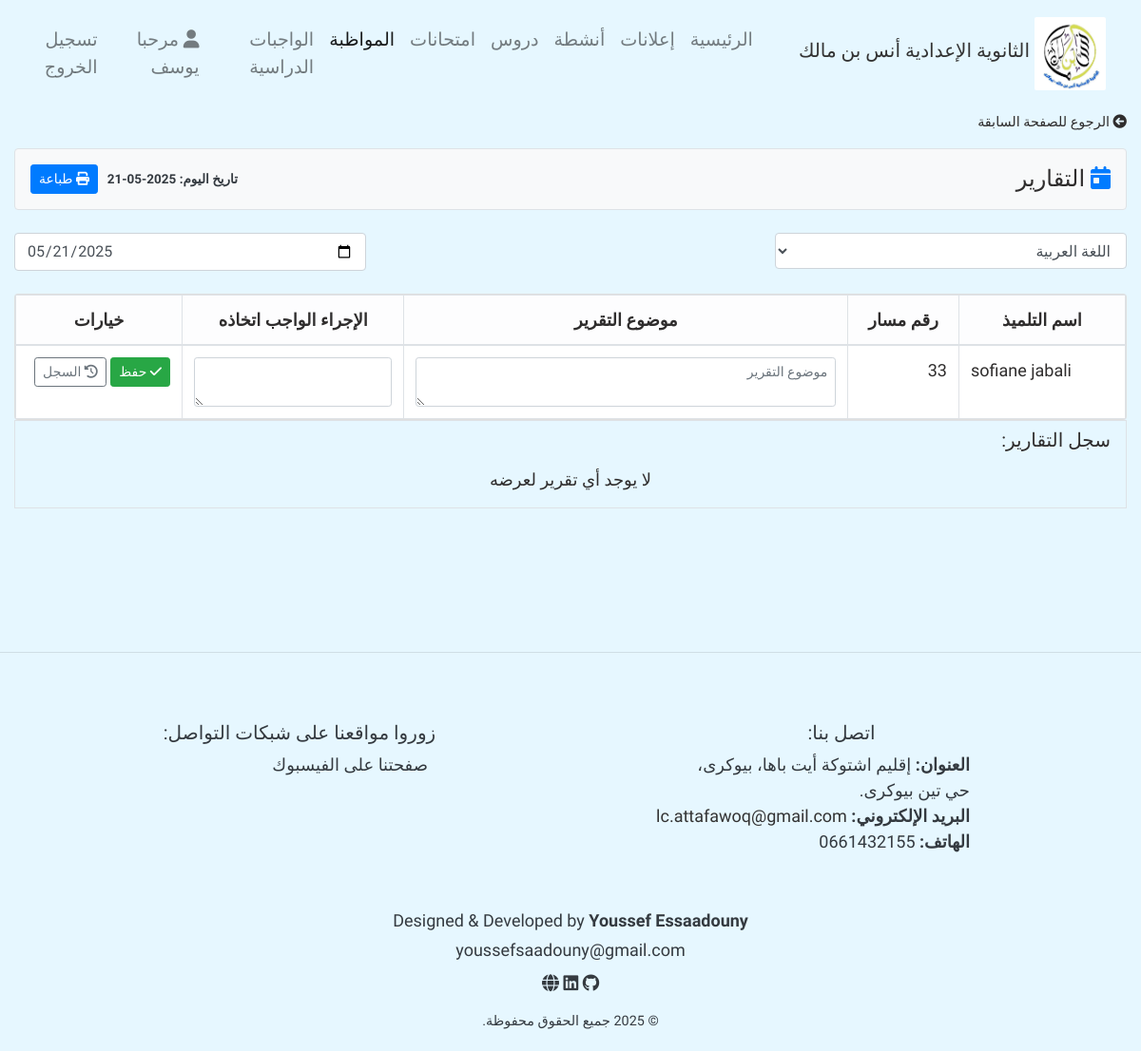
Screenshot of /add_reports/23 (signed in) with the database file from the repository.
### home/models.py (models this page shows, shortened)
class UserProfile(models.Model):
    user = models.ForeignKey(User, on_delete = models.CASCADE)
    firstname = models.CharField(max_length = 100)
    lastname = models.CharField(max_length = 100)
    User_Type = models.CharField(max_length = 100, null = True, blank = True)
    email = models.EmailField(null = True, blank=  True)

class Student(models.Model):
    massar_num = models.CharField(max_length = 50, null = True, blank = True)
    first_name = models.CharField(max_length = 50)
    last_name = models.CharField(max_length = 50)
    sections = models.ForeignKey(Section, related_name="students", blank = True, null = True, on_delete = models.SET_NULL)
    number_phone = models.CharField(max_length = 14, default = 0000)
    parentEmail = models.EmailField(null=True)

### home/decorator.py (the view)
        def wrapper_funct(request, *args, **kwargs):
            group = None
            if request.user.groups.exists():
                group = request.user.groups.all()[0].name
            if group and group in allowed_roles:
                return view_func(request, *args, **kwargs)
            else:
                return HttpResponse('أنت غير مؤهل لزيارة هذه الصفحة.')

### home/decorator.py (called while the page is built)
def allowed_user(allowed_roles = []):
    def decorator(view_func):
        def wrapper_funct(request, *args, **kwargs):
            group = None
            if request.user.groups.exists():
                group = request.user.groups.all()[0].name
            if group and group in allowed_roles:
                return view_func(request, *args, **kwargs)
            else:
                return HttpResponse('أنت غير مؤهل لزيارة هذه الصفحة.')
        return wrapper_funct
    return decorator

### home/views.py (called while the page is built, shortened)
@allowed_user(allowed_roles=['general_surveillance', 'admin'])
def add_reports(request, id):
    whatsapp_url = None
    message = None
    user = request.user
    user_info = UserProfile.objects.get(user = user)
    student = Student.objects.get(id = id)
    all_materials = Subject.objects.all()
    material = None
    year = time_zone.now().year
    reports = Report.objects.filter(date__year = year, student = student)
    context = {
        'user_info' : user_info,
        'message' : message,
        'all_materials' : all_materials,
        'material' : material,
        'student': student,
        'reports' : reports,
        'whatsapp_url' : whatsapp_url
    }
    return render(request, 'pages/attendance/reports/add_reports.html', context)

### templates/pages/attendance/reports/add_reports.html (shortened to what this page needs)
{% extends 'base.html' %}
{% load static %}
{% block content %}
<div class="container-fluid">
      {% if message %}
    <h4>
      {{message}}
    </h4>
      {% else %}
      <div class="mb-3 text-start">
        <a href="{% url 'StudentAttendance' student.id %}" class="text-decoration-none" style="color: inherit; font-size: 0.9rem;">
          <i class="fas fa-arrow-circle-left me-1"></i> الرجوع للصفحة السابقة
        </a>
      </div>
      <div class="row mb-4">
        <div class="col-12">
          <div class="d-flex justify-content-between align-items-center p-3 bg-light border rounded">
              <h4 class="mb-0">
                <i class="fas fa-calendar-day text-primary me-2"></i> التقارير
              </h4>
              <div>
                <span class="badge  text-dark me-2">تاريخ اليوم: {% now "Y-m-d" %}</span>
                <button class="btn btn-sm btn-primary" onclick="window.print()">
                  <i class="fas fa-print me-1"></i> طباعة
                </button>
              </div>
          </div>
        </div>
      </div>
      <form action="{% url 'add_reports' student.id %}" method="post">
          <div class="row mb-3 d-flex justify-content-between">
            <div class="col-4  mb-2">
                <select name="material" class="form-select form-control" id="">
                      {% for m in all_materials %}
                      <option value="{{m.id}}" >{{m.name}}</option>
                      {% endfor %}
                </select>
            </div>
            <div class="col-md-4 mb-2">
              <input name="date" type="date" class="form-control" value="{% now 'Y-m-d' %}">
            </div>
          </div>
          <div class="row">
            <div class="col-12">
              <div class="card shadow-sm">
                <div class="card-body p-0">
                  <div style="overflow-x: auto; width: 100%;">
                    <table class="table table-hover table-bordered mb-0" style="width: auto; min-width: 100%;">
                      <thead class="table-light">
                        <tr>
                          <th style="text-align: center; font-size: large" width="15%">اسم التلميذ</th>
                          <th style="text-align: center;" width="10%">رقم مسار</th>
                          <th style="text-align: center; font-size: large;" width="40%">موضوع التقرير</th>
                          <th style="text-align: center; font-size: large" width="20%"> الإجراء الواجب اتخاذه</th>
                          <th style="text-align: center; font-size: large" width="15%">خيارات</th>
                        </tr>
                      </thead>
                      <tbody>
                        <tr>
                          <td style="text-align: end;" width="15%">{{student.first_name}} {{student.last_name}}</td>
                          <td width="10%">{{student.massar_num}}</td>
                          <td width="40%" style="white-space: nowrap;">
                            <textarea type="text"  required class="form-control form-control-sm" name="report_content" placeholder="موضوع التقرير"></textarea>
                          </td>
                          <td width="20%" style="white-space: nowrap;">
                            <textarea type="text"  required class="form-control form-control-sm" name="instructions" ></textarea>
                          </td>
                          <td style="white-space: nowrap;" width="15%">
                            <button type="submit" class="btn btn-sm btn-success me-1">
                              <i class="fas fa-check"></i> حفظ
                            </button>
                            <a href="{% url 'studentTotalreports' student.id %}" id="history" style="text-decoration: none;"  class="btn btn-sm btn-outline-secondary ">
                              <i class="fas fa-history"></i>  السجل
                            </a>
                          </td>
                        </tr>
                      </tbody>
                    </table>
                  </div>
                </div>
              </div>
            </div>
          </div>
      </form>
      <div class="table-responsive border" style="max-height: 600px; overflow-y: auto;">
        <h5 class="mx-3 my-2">سجل التقارير:</h5>
        {% if reports %}
        <table class="table table-hover table-bordered my-3" style="table-layout: fixed; width: 100%;">
          <thead class="table-light justify-content-center" style="position: sticky; top: 0; z-index: 1;">
            <tr  >
              <th style="width: 25%; text-align:center; font-size: large">المادة</th>
              <th style="width: 25%; text-align:center; font-size: large">التاريخ</th>
              <th style="width: 15%; text-align:center; font-size: large">موضوع التقرير</th>
              <th style="width: 40%; text-align:center; font-size: large">الإجراء المتخذ  </th>
            </tr>
          </thead>
          <tbody>
            {% for r in reports %}
              <tr >
                <td style="word-wrap: break-word;text-align:center">{{r.material}} </td>
                <td style="white-space: nowrap;text-align:center">{{r.date|date:'Y-m-d'}}</td>
                <td style="text-align:center" class="">{{r.content}}</td>
                <td style="text-align:center; word-wrap: break-word; max-width: 0; overflow: hidden; text-overflow: ellipsis;" title="{{a.notes}}">
                  {{r.instructions}}
                  <br>
                  <a href="{% url 'Delete' r.id %}?page=reports" onclick="return confirm ('هل أنت متأكد من الحذف؟')"  class="btn btn-outline-danger my-2 mx-auto" style="height: 30px; width: 55px; text-align: center; font-size:small;display: flex; justify-content: center; align-items: center;" onclick="return confirm('هل أنت متأكد من الحذف؟');">    حذف  </a>
                </td>
              </tr>
          {% endfor %}
            </tbody>
          </table>
          {% else %}
            <center>
              <p class="m-3">
              لا يوجد أي تقرير لعرضه
              </p
            </center>
          {% endif %}
      </div>
  {% endif %}
</div>
{% endblock %}

### templates/parts/navbar.html (shortened to what this page needs)
 {% load static %}
 <nav class="navbar navbar-expand-lg navbar-light " style="font-size:medium; font-weight:normal" dir="rtl">
        <a href="/" class="navbar-brand text-center d-flex align-items-center">
            <img src="{% static 'photos/aim.jpg' %}" alt="شعار الثانوية الإعدادية أنس بن مالك ">
            <h5>الثانوية الإعدادية أنس بن مالك </h5>
        </a>
        <div id="navbarContent" class="collapse navbar-collapse justify-content-center">
            <ul class="navbar-nav" style="border-radius:2px; color:#f8f9fa">
                <li class="nav-item {% if request.path == '/' %} active {% endif %} "><a href="/" class="nav-link">  الرئيسية</a></li>
                <li class="nav-item {% if request.resolver_match.url_name == 'announce' or request.resolver_match.url_name == 'add_announce' %} active {% endif %}"><a href="{% url 'announce' %}" class="nav-link">إعلانات</a></li>
                <li class="nav-item {% if request.resolver_match.url_name == 'ShowActivities' or request.resolver_match.url_name == 'add_activity' %} active {% endif %}"><a href="{% url 'ShowActivities' %}" class="nav-link">أنشطة</a></li>
                <li class="nav-item   "><a href=" {% if 'admin' in request.user.groups.all|join:',' or 'teacher' in request.user.groups.all|join:',' or 'general_surveillance' in request.user.groups.all|join:','  %} {% url 'UserCourseList' %} {% else %} {% url 'course_res' %} {% endif %} " class="nav-link">دروس</a></li>
                <li class="nav-item "><a href="{% url 'exams' %}" class="nav-link">امتحانات</a></li>
                {% if 'admin' in request.user.groups.all|join:", " or 'general_surveillance' in request.user.groups.all|join:", " %}
                <li class="nav-item {% if request.path == '/classes/' or request.path == '/ClassStudents/' or request.resolver_match.url_name == 'studentTotalAbsence' or request.resolver_match.url_name == 'studentAbsence' or request.resolver_match.url_name == 'StudentAttendance' or request.resolver_match.url_name == 'ClassStudents' or request.resolver_match.url_name == 'add_reports' or request.resolver_match.url_name == 'studentTotalreports' %} active {% endif %}"><a href="{% url 'classes' %}" class="nav-link seasonsDropdown"> المواظبة </a></li>
                {% endif %}
                {% if 'admin' in request.user.groups.all|join:", " or 'teacher' in request.user.groups.all|join:", "  or 'student' in request.user.groups.all|join:", " %}
                <li class="nav-item "><a href=" {% if 'student' in request.user.groups.all|join:',' %} {% url 'homeWork' %} {% else %} {% url 'UserHomeWorkList' %} {% endif %} " class="nav-link seasonsDropdown"> الواجبات الدراسية</a></li>
                {% endif %}
                {% url 'password_change' as p %}
                {% url 'password_change_done' as d %}
                <li class="nav-item mx-2 {% if request.path == '/UserInfo/' %} active {% endif %}"><a href="{% url 'UserInfo' %}" class="nav-link user" >{% if request.path != p and request.path != d %} <i class="fas fa-user "></i>  مرحبا  {{user_info.firstname}} {% endif %}</a></li>
                <li class="nav-item "><a href="{% url 'signout' %}" class="nav-link out"> تسجيل الخروج  </a></li>
            </ul>
        </div>
    </nav>

### LC_tassegdelt/static/css/style.css (style rules this page uses)
body { background: #e6f7ff; color: #2f2d2d; position: relative; font-size: large; font-family: 'Tajawal' , 'Gupter', 'Marhey', sans-serif; direction: rtl; text-align: right; }
.navbar-brand { display: flex; align-items: center; justify-content: center; }
.navbar-brand img { max-width: 75px; margin: 5px; border-radius: 2px; }
.navbar-brand h5 { color: #333333; font-family: 'Reem Kufi Fun'; }
.nav-link, .nav-link:visited { font-size: larger; color: #f8f9fa; }
.nav-item { font-family: 'Reem Kufi Fun'; }
@media (min-width: 576px) { .navbar-brand { flex-direction: row; } }
@media (min-width: 576px) { .navbar-brand img { max-width: 75px; margin: 5px; } }

### rows the page displays
UserProfile: firstname "يوسف"
Student: first_name "sofiane", last_name "jabali", massar_num "33"

### other values shown
form field material "اللغة العربية"
